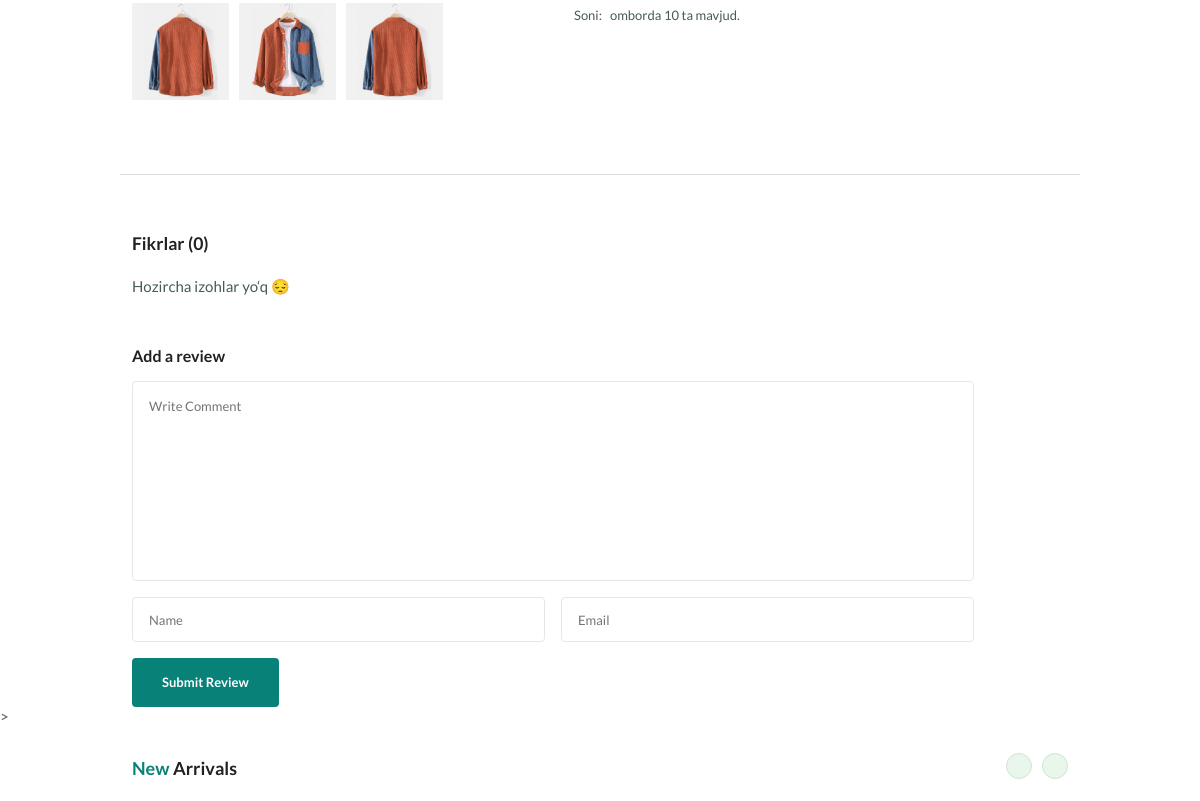
/details/2/ (middle part), run on an earlier commit of the app's database.
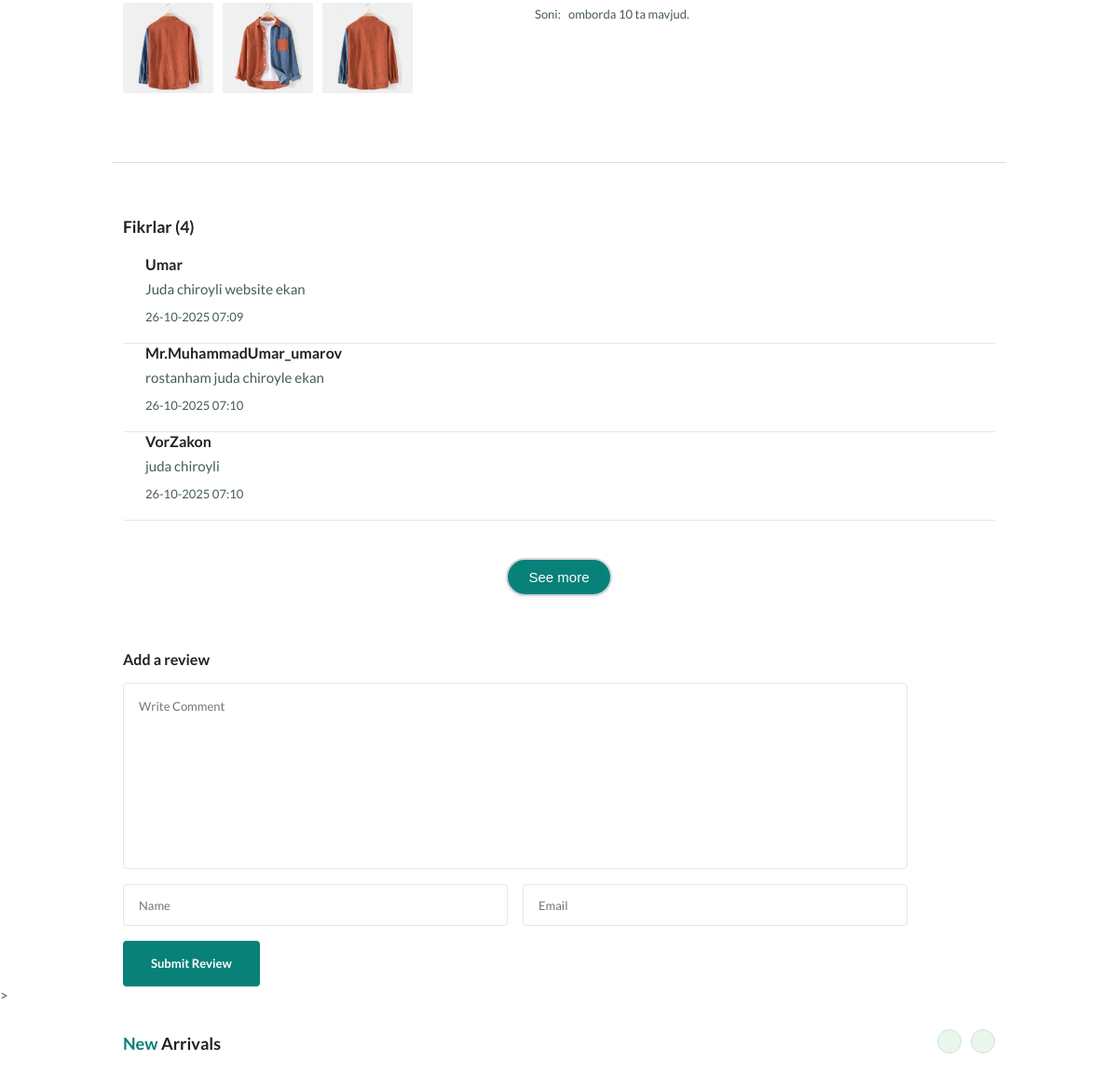
And on a later commit of the database.
### shop/models/products.py (models this page shows, shortened)
class Product(models.Model):
    category = models.ForeignKey(Category,on_delete=models.CASCADE,related_name="products")
    name=models.CharField(max_length=100)
    brand=models.CharField(max_length=100)
    price=models.DecimalField(max_digits=10,decimal_places=2)
    discount=models.PositiveIntegerField(default=0)
    discount_price=models.DecimalField(max_digits=10,decimal_places=2,blank=True,null=True)
    description=models.TextField()
    quantity=models.PositiveIntegerField(default=0)
    image=models.ImageField(upload_to="products/",null=True,blank=True)

### shop/models/review.py (models this page shows, shortened)
class Review(models.Model):
    comment_text=models.TextField()
    username=models.CharField(max_length=200)
    email=models.EmailField(null=True,blank=True)
    product=models.ForeignKey(Product,on_delete=models.CASCADE)
    created_at=models.DateTimeField(auto_now_add=True)

### shop/views/shop.py (the view, shortened to what this page needs)
# urls.py: path("details/<int:id>/",DetailsView.as_view(),name="details"),
class DetailsView(View):
 def get(self,request,id=None):
    product=get_object_or_404(Product,id=id)
    products=Product.objects.all()
    name=product.name
    cart=Cart(request)
    wishlist=WishList(request)
    reviews=Review.objects.filter(product=product)
    q=request.GET.get('q')
    data={
       'product':product,
       'products':products,
       "path" : f"Mahsulotlar > {name}",
       "cart_count":cart.get_count(),
       "wishlist_count":wishlist.get_count(),
       'reviews':reviews,
       }
    return render(request,"shop/details.html",context=data)

### shop/models/products.py (called while the page is built)
    def __str__(self):
        return self.name

### shop/views/cart.py (called while the page is built)
    def get_count(self):
        return len(self.cart.keys())

    def get_count(self):
        return len(self.wishlist.keys())

### shop/templates/shop/details.html (shortened to what this page needs)
{% extends "base.html" %}
{% block main %}
   <main class="main">
    {% include "components/details.html" %}
    {% include "components/details-tab.html" %}
   {% include "components/new_arrivals.html" %}
  </main>
{% endblock main %}

### templates/base.html (shortened to what this page needs)
{% load static %}
<!DOCTYPE html>
<html lang="en">
  <head>
  <head>
    <link
      rel="stylesheet"
      href="https://cdn-uicons.flaticon.com/2.0.0/uicons-regular-straight/css/uicons-regular-straight.css"  />
    <link
      rel="stylesheet"
      href="https://cdn.jsdelivr.net/npm/swiper@11/swiper-bundle.min.css"
    />
    <link rel="stylesheet" href="{% static 'css/styles.css' %}" />
  </head>
  <body>
    {% block main %}
    {% endblock main %}
  </body>
</html>

### templates/components/details.html (shortened to what this page needs)
<section class="details section--lg">
    <div class="details__container container grid">
      <div class="details__group">
        <div class="details__small-images grid">
          <img
            src="./assets/img/product-8-2.jpg"
            alt=""
            class="details__small-img"
          />
          <img
            src="./assets/img/product-8-1.jpg"
            alt=""
            class="details__small-img"
          />
          <img
            src="./assets/img/product-8-2.jpg"
            alt=""
            class="details__small-img"
          />
        </div>
      </div>
      <div class="details__group">
        <ul class="details__meta">
          {% if product.quantity > 0 %}
            <li class="meta__list flex">
              <span>Soni:</span>omborda {{product.quantity}} ta mavjud.
            </li>
          {% else %}
          <li class="meta__list flex">
            <span>Soni:</span>Hozirda mavjud emas.
          </li>
        {% endif %}
        </ul>
      </div>
    </div>
  </section>

### templates/components/details-tab.html (shortened to what this page needs)
<div><hr class="review__divider">
</div>
<section class="details__tab container">
    <div class="details__tabs-content">
      <div class="details__tab-content active-tab" content id="reviews">
        <div class="reviews__container grid">
          <h3>Fikrlar ({{ reviews.count }})</h3>
          {% if reviews %}
          <div id="reviews-container">
            {% for review in reviews %}
              <div class="review__single">
                <div class="review__data">
                  <h4 class="review__title">{{ review.username }}</h4>
                  <p class="review__description">{{ review.comment_text|truncatewords:8 }}</p>
                  <span class="review__date">{{ review.created_at|date:"d-m-Y H:i" }}</span>
                </div>
              </div>
            {% endfor %}
          </div>
          <button id="load-more-btn" class="see-more-btn">See more</button>
        {% else %}
          <p>Hozircha izohlar yo‘q 😔</p>
        {% endif %}
        </div>
        <div class="review__form">
          <h4 class="review__form-title">Add a review</h4>
           <div class="review__data">
          <form method="post" class="form grid" action="{% url 'review' product.id %}">
            <textarea
              class="form__input textarea"
              placeholder="Write Comment"
              name="comment_text"
            ></textarea>
            <div class="form__group grid">
              <input type="text" placeholder="Name" class="form__input" name="username">
              <input type="email" placeholder="Email" class="form__input" name="email">
            </div>
            <div class="form__btn">
              <button class="btn" type="submit">Submit Review</button>
            </div>
          </form>
        </div>
      </div>
    </div>
  </section>
 >

### templates/components/new_arrivals.html (shortened to what this page needs)
<section class="new__arrivals container section">
    <h3 class="section__title"><span>New</span> Arrivals</h3>
    <div class="new__container swiper">
      <div class="swiper-button-prev">
      </div>
      <div class="swiper-button-next">
      </div>
    </div>
  </section>

### templates/components/letter.html (shortened to what this page needs)
{% load static %}

### templates/base.html (style rules this page uses)
.review__divider { width: 80%; margin: 10px auto; border: none; height: 1px; background-color: #ddd; border-radius: 2px; }
.review__title { font-size: 16px; font-weight: 600; color: #222; margin-bottom: 5px; text-transform: capitalize; }
.see-more-btn { display: block; margin: 20px auto 10px auto; padding: 10px 22px; background: hsl(176, 88%, 27%); border: 2px solid #d1d5db; border-radius: 25px; font-size: 15px; font-weight: 500; color: white; cursor: pointer; transition: all 0.25s ease; box-shadow: 0 2px 5px rgba(0,0,0,0.05); }
#reviews-container { scroll-behavior: smooth; }

What changed in the data, as far as the page shows it:
added Review: username "Umar", comment_text "Juda chiroyli website ekan", created_at "26-10-2025 07:09"
added Review: username "Mr.MuhammadUmar_umarov", comment_text "rostanham juda chiroyle ekan", created_at "26-10-2025 07:10"
added Review: username "VorZakon", comment_text "juda chiroyli", created_at "26-10-2025 07:10"
Also different on the page:
{{ reviews.count }}: "0" → "4"
text no longer shown: "Hozircha izohlar yo‘q 😔"
text now shown: "See more"
